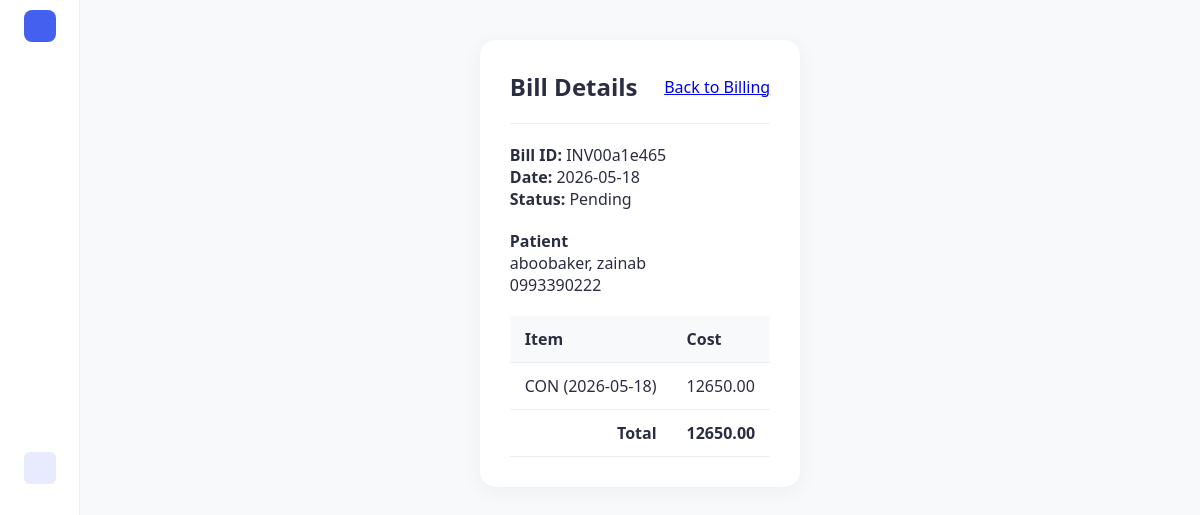
Page /billing/INV00a1e465 (signed in) on the committed database.
### tables this page shows
CREATE TABLE bills (
                bill_id TEXT PRIMARY KEY,
                patient_id TEXT,
                appointment_id TEXT,
                amount REAL,
                services TEXT,
                status TEXT,
                created_date TEXT,
                provider TEXT,
                items TEXT,
                created_at TEXT, is_deleted INTEGER DEFAULT 0, deleted_at TEXT,
                FOREIGN KEY (patient_id) REFERENCES patients(patient_id)
            );

CREATE TABLE patients (
                patient_id TEXT PRIMARY KEY,
                first_name TEXT,
                last_name TEXT,
                date_of_birth TEXT,
                gender TEXT,
                phone TEXT,
                email TEXT,
                address TEXT,
                emergency_contact TEXT,
                blood_group TEXT,
                medical_history TEXT,
                created_date TEXT,
                scheme_provider TEXT,
                scheme_type TEXT
            , is_deleted INTEGER DEFAULT 0, deleted_at TEXT);

### app.py (the view)
@app.route('/billing/<bill_id>')
def view_bill(bill_id):
    conn = hms.db.get_connection()
    cursor = conn.cursor()
    cursor.execute("SELECT * FROM bills WHERE bill_id = ?", (bill_id,))
    row = cursor.fetchone()
    conn.close()
    if not row:
        flash('Bill not found!', 'error')
        return redirect(url_for('billing_dashboard'))
    bill = hms.db._row_to_obj(Bill, row)
    patient = hms.get_patient(bill.patient_id)
    doctor = hms.get_doctor(bill.doctor_id) if hasattr(bill, 'doctor_id') and bill.doctor_id else None
    return render_template('billing/view_bill.html', bill=bill, patient=patient, doctor=doctor, active_page='billing')

### app.py (called while the page is built)
@app.before_request
def require_login():
    allowed_routes = ['login', 'register', 'static']
    if request.endpoint not in allowed_routes and 'user_id' not in session:
        return redirect(url_for('login'))

@app.context_processor
def inject_user():
    username = session.get('username')
    role = session.get('role')
    unread = 0
    if username:
        unread = hms.get_unread_count(username, role)
    return dict(current_user=username, current_role=role, unread_messages_count=unread, hms=hms)

### database/db_manager.py (called while the page is built)
    def get_connection(self):
        conn = sqlite3.connect(self.db_file)
        conn.row_factory = sqlite3.Row
        return conn

    def _row_to_obj(self, cls: Type[T], row: sqlite3.Row) -> T:
        d = dict(row)
        for field in fields(cls):
            if field.type in (dict, Dict[str, Any], list, List[Any]) and d.get(field.name):
                try:
                    d[field.name] = json.loads(d[field.name])
                except:
                    pass
            elif field.type == bool and field.name in d:
                d[field.name] = bool(d[field.name])
        allowed = {f.name for f in fields(cls)}
        filtered = {k: v for k, v in d.items() if k in allowed}
        return cls(**filtered)

    def get_by_id(self, cls: Type[T], table: str, id_value: str, id_field: str) -> Optional[T]:
        try:
            conn = self.get_connection()
            cursor = conn.cursor()
            cursor.execute(f"SELECT * FROM {table} WHERE {id_field} = ?", (id_value,))
            row = cursor.fetchone()
            conn.close()
            return self._row_to_obj(cls, row) if row else None
        except Exception as e:
            print(f"Error getting from {table}: {e}")
            return None

### main.py (called while the page is built)
    def get_patient(self, patient_id: str) -> Optional[Patient]:
        return self.db.get_by_id(Patient, 'patients', patient_id, 'patient_id')

    def get_unread_count(self, user_id: str, role: str) -> int:
        conn = self.db.get_connection()
        cursor = conn.cursor()
        cursor.execute("""
            SELECT COUNT(*) FROM messages
            WHERE is_read = 0 AND (recipient_id = ? OR recipient_id = ? OR recipient_id = 'all')
        """, (user_id, role))
        count = cursor.fetchone()[0]
        conn.close()
        return count

### templates/billing/view_bill.html (shortened to what this page needs)
<!DOCTYPE html>
<html lang="en">
<head>
    <link rel="stylesheet" href="{{ url_for('static', filename='style.css') }}">
</head>
<body>
    <div class="container" >
        {% include 'sidebar.html' %}
        <main class="main-content" >
            <div class="bill-container">
                <div class="bill-header">
                    <h2>Bill Details</h2>
                    <a href="{{ url_for('billing_dashboard') }}">Back to Billing</a>
                </div>
                <div class="bill-details">
                    <p><strong>Bill ID:</strong> {{ bill.bill_id }}</p>
                    <p><strong>Date:</strong> {{ bill.created_date }}</p>
                    <p><strong>Status:</strong> {{ bill.status }}</p>
                </div>
                <div class="patient-details">
                    <h4>Patient</h4>
                    <p>{{ patient.last_name }}, {{ patient.first_name }}</p>
                    <p>{{ patient.phone }}</p>
                </div>
                <table class="item-table">
                    <thead>
                        <tr>
                            <th>Item</th>
                            <th>Cost</th>
                        </tr>
                    </thead>
                    <tbody>
                        {% for item in bill.items %}
                        <tr>
                            <td>
                                {% if item.name %}
                                    {{ item.name }}
                                {% else %}
                                    {% set srv_list = [] %}
                                    {% if item.con and item.con > 0 %}{% set srv_list = srv_list + ["CON"] %}{% endif %}
                                    {% if item.drug and item.drug > 0 %}{% set srv_list = srv_list + ["DRUG"] %}{% endif %}
                                    {% if item.lab and item.lab > 0 %}{% set srv_list = srv_list + ["LAB"] %}{% endif %}
                                    {{ srv_list|join(', ') }} ({{ item.date }})
                                {% endif %}
                            </td>
                            <td>{{ "%.2f"|format(item.cost or item.amount or 0) }}</td>
                        </tr>
                        {% endfor %}
                    </tbody>
                    <tfoot>
                        <tr class="total-row">
                            <td>Total</td>
                            <td>{{ "%.2f"|format(bill.amount) }}</td>
                        </tr>
                    </tfoot>
                </table>
            </div>
        </main>
    </div>
</body>
</html>

### static/style.css (style rules this page uses)
:root { --primary-color: #4361ee; --secondary-color: #3f37c9; --success-color: #4cc9f0; --warning-color: #f72585; --text-dark: #2b2d42; --text-light: #8d99ae; --bg-light: #f8f9fa; --white: #ffffff; --sidebar-width: 80px; --border-radius: 16px; --shadow: 0 4px 20px rgba(0, 0, 0, 0.05); }
* { margin: 0; padding: 0; box-sizing: border-box; font-family: 'Segoe UI', Tahoma, Geneva, Verdana, sans-serif; }
body { background-color: var(--bg-light); color: var(--text-dark); min-height: 100vh; margin: 0; }
.container { display: flex !important; min-height: 100vh !important; height: auto !important; overflow: visible !important; }
.main-content { flex: 1 !important; padding: 20px !important; display: flex; flex-direction: column; min-width: 0; }

### templates/billing/view_bill.html (style rules this page uses)
.bill-container { background-color: white; padding: 30px; border-radius: 16px; box-shadow: 0 4px 20px rgba(0, 0, 0, 0.05); max-width: 800px; margin: 20px auto; }
.bill-header { display: flex; justify-content: space-between; align-items: center; margin-bottom: 20px; padding-bottom: 20px; border-bottom: 1px solid #eee; }
.bill-details, .patient-details { margin-bottom: 20px; }
.item-table { width: 100%; border-collapse: collapse; margin-top: 20px; }
.item-table th, .item-table td { padding: 12px 15px; text-align: left; border-bottom: 1px solid #eee; }
.item-table th { background-color: #f8f9fa; }
.total-row td { font-weight: bold; text-align: right; }

### rows in the picture
bills: bill_id "INV00a1e465", created_date "2026-05-18", status "Pending", amount "12650.00"
patients: last_name "aboobaker", first_name "zainab", phone "0993390222"

### other values in the picture
{{ srv_list|join(', ') }} "CON"
{{ item.date }} "2026-05-18"
{{ "%.2f"|format(item.cost or item.amount or 0) }} "12650.00"
